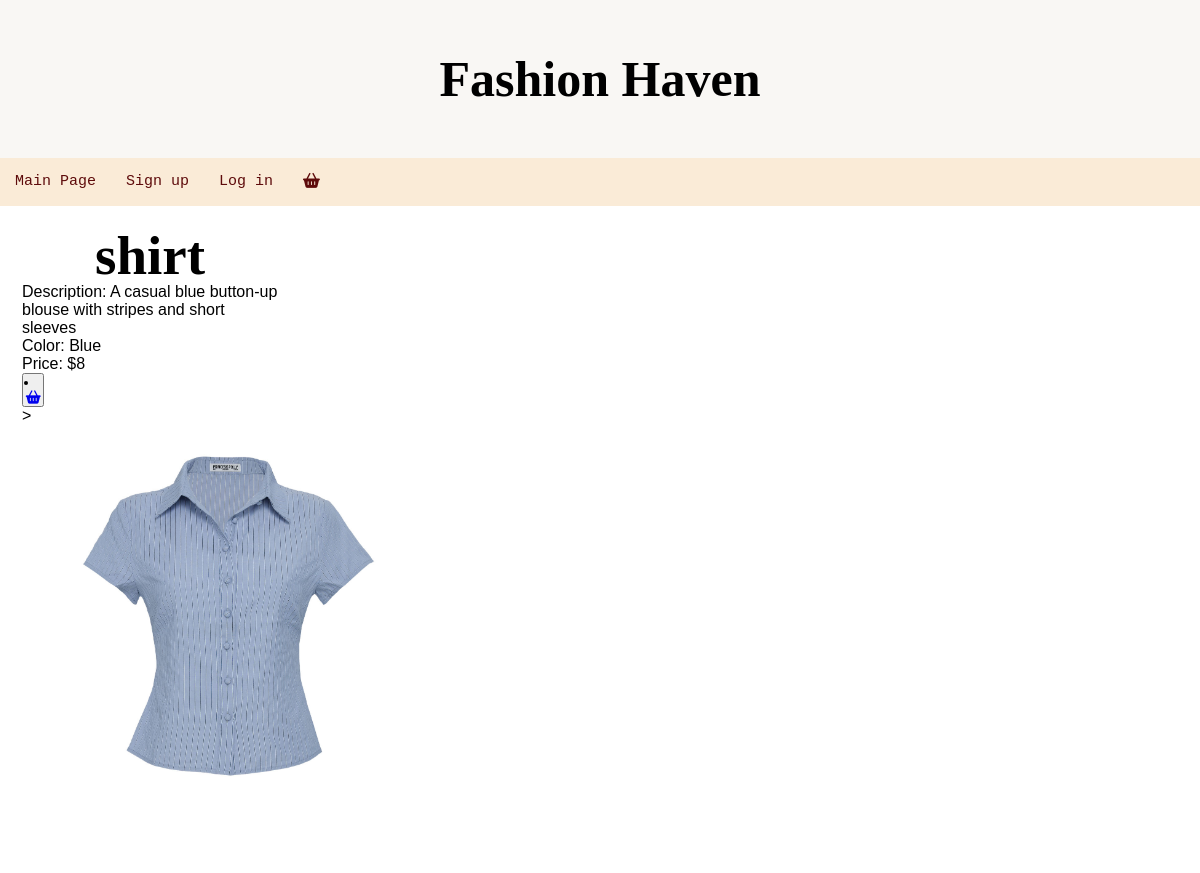
Screenshot of /item/4 with the database file from the repository.
### tables this page shows
CREATE TABLE "Item" (
	"ID"	INTEGER,
	"Type"	INTEGER,
	"Info"	TEXT,
	"Color"	TEXT,
	"Price"	TEXT,
	"img-src"	TEXT,
	PRIMARY KEY("ID")
);

### app.py (the view)
@app.route('/item/<int:id>')
def single_item_name(id):
    sql= f"SELECT * FROM Item WHERE id={id}" #TOOO remove f-string
    item_name = query_db(sql, one=True)
    return render_template('single_item_name.html', item_name=item_name)

### app.py (called while the page is built)
def query_db(sql,args=(),one=False):
    db = sqlite3.connect('ERD .db')
    cursor = db.cursor()
    cursor.execute(sql, args)
    results = cursor.fetchall()
    print(sql, args, one)
    print('results:', results)
    db.commit()
    db.close()
    return (results[0] if results else None) if one else results

### templates/single_item_name.html (shortened to what this page needs)
{% extends 'base.html' %}
{% block content %}
<head>
      <link rel="stylesheet" href="{{url_for ('static', filename='/style.css')}}">
</head>
<body>
      <div class="type">
          <h1>{{item_name[1]}}</h1>
           <p>Description: {{item_name[2]}}</p>
           <p>Color: {{item_name[3]}}</p>
           <p class>Price: {{item_name[4]}}</p>
           <div class="shopping">
            <form action="/add_to_cart/{{item_name[0]}}" method="POST"> <button type="submit"><li class= "checkout"><a href="/checkout" ><i class="fa-solid fa-basket-shopping"></i></a></li></button>></form>
          <img class= "item-image" src="{{url_for('static',filename='images/'+item_name[5])}}" alt="{{item_name[1]}}">
      </div>
</body>
{% endblock %}

### static/style.css (style rules this page uses)
* { margin: 0; padding: 0; font-family: 'Poppins', sans-serif; box-sizing: border-box; }
body { margin: 0px; background-image: url("https://images.unsplash.com/photo-1645785328791-64e8ff28edcd?q=80&w=2232&auto=format&fit=crop&ixlib=rb-4.1.0&ixid=M3wxMjA3fDB8MHxwaG90by1wYWdlfHx8fGVufDB8fHx8fA==Ybackground_image.avif"); background-repeat: no-repeat; background-attachment: fixed; }
h1 { text-align: center; padding: 50px; font-size: 50px; background-color: rgb(249, 247, 244); font-family: "Lucida Handwriting", Cursive; margin: 0; }
.item-image { width: 500px; height: 500px; object-fit: absolute; object-position: right; }
.shopping { display: flex; width: 30px; height: 100px; }
.type { border-radius: 25px; border: 2px solid #fff; padding: 20px; width: 300px; height: 100px; display: absolute; align-items: center; }
.type h1 { margin: 0; font-size: 55px; line-height: 1; padding: 0; background: transparent; }

### rows the page displays
Item: Type "shirt", Info "A casual blue button-up blouse with stripes and short sleeves", Color "Blue", Price "$8", url_for (picture)
